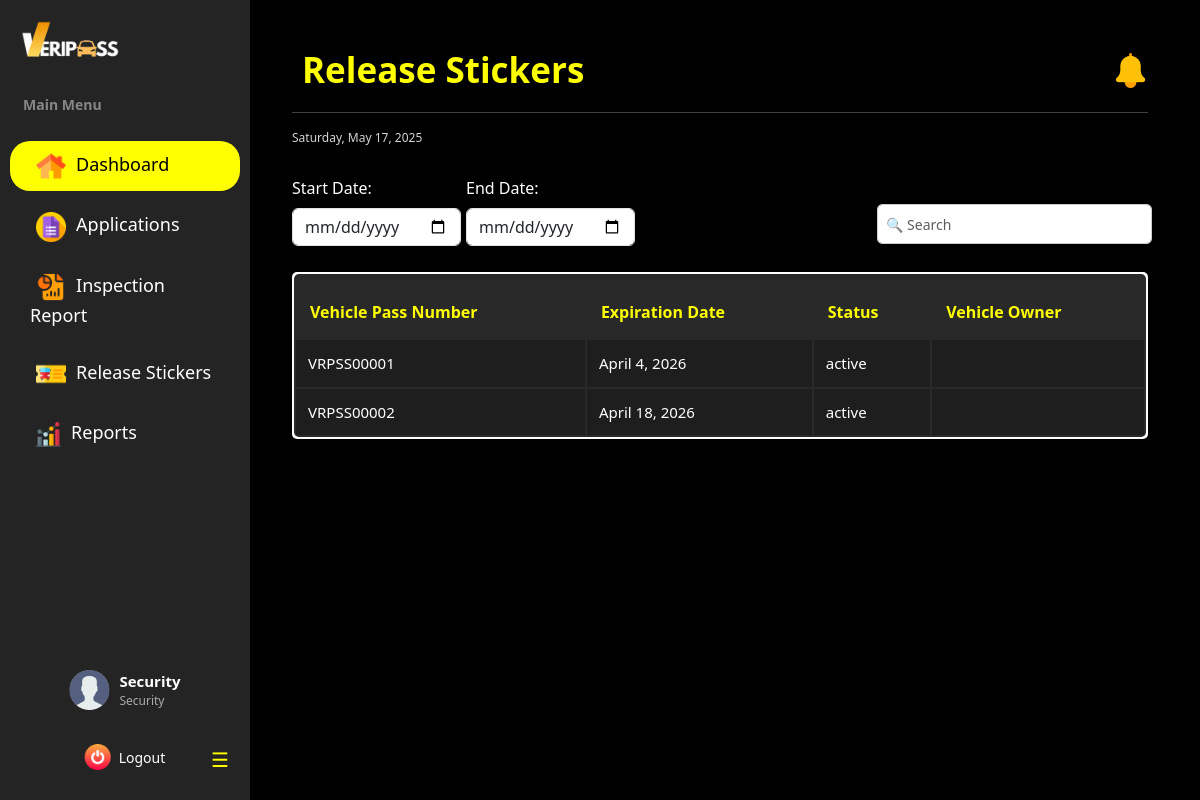
The app's page /dashboard/security/manage_stickers (signed in), older data.
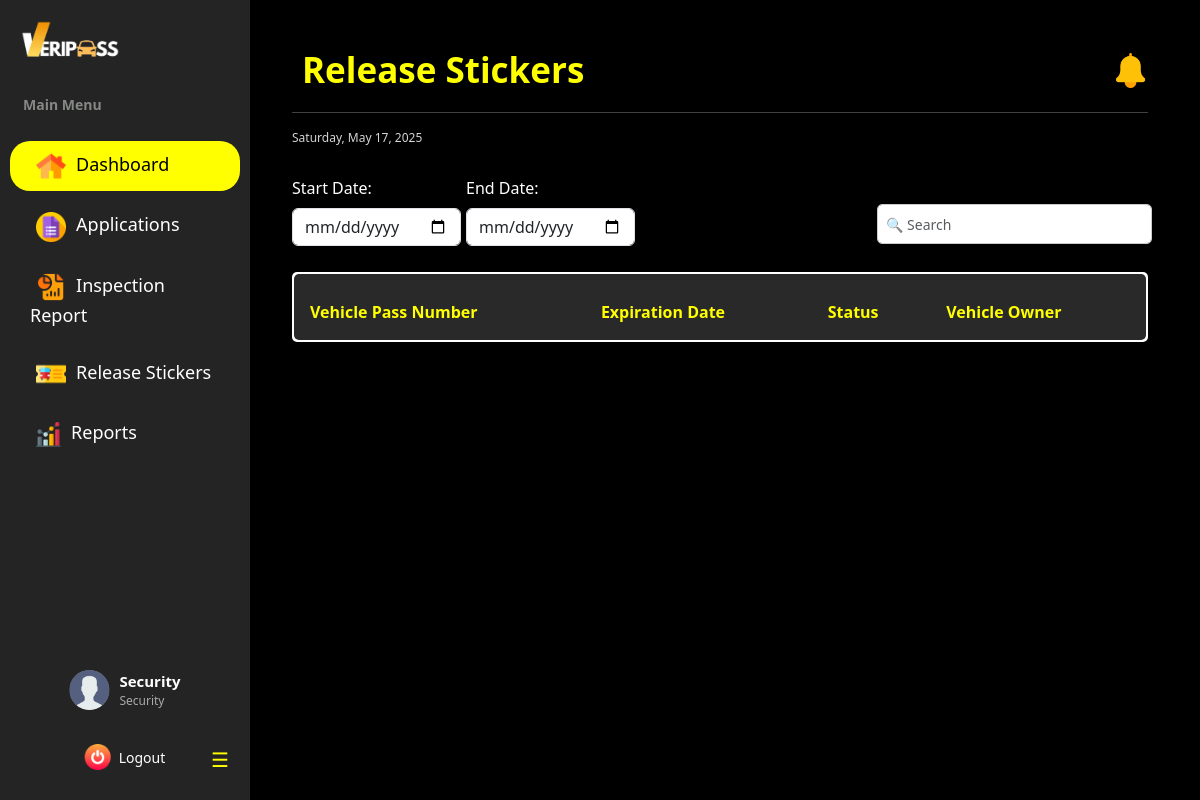
The same page, newer data.
### vehicle_pass/models.py (models this page shows, shortened)
class BaseModel(models.Model):
    created_at = models.DateTimeField(auto_now_add=True, db_index=True)
    updated_at = models.DateTimeField(auto_now=True)
    class Meta:
        abstract = True

class VehiclePass(BaseModel):
    STATUS_CHOICES = [
        ('active', 'Active'),
        ('inactive', 'Inactive'),
        ('revoked', 'Revoked')
    ]
    vehicle = models.OneToOneField(Vehicle, on_delete=models.CASCADE)
    passNumber = models.CharField(max_length=10)
    passExpire = models.DateField()
    status = models.CharField(max_length=10, choices=STATUS_CHOICES)

### vehicle_pass/views.py (the view)
# urls.py: path("dashboard/security/manage_stickers", SecurityViewStickers.as_view() , name="security_manage_stickers"),
class SecurityViewStickers(CustomLoginRequiredMixin, ListView):
    model = VehiclePass
    template_name = 'Security Dashboard/Security_Release_Stickers.html'
    context_object_name = 'stickers'
    paginate_by = 5

### vehicle_pass/authentication.py (called while the page is built)
    def dispatch(self, request, *args, **kwargs):
        if not request.session.get("user_id"): #overrides the django dispatch
            return redirect("login")  #redirect to login if no active on session
        return super().dispatch(request, *args, **kwargs)

### vehicle_pass/context_processors.py (called while the page is built)
def admin_user_context(request):
    if hasattr(request, 'session') and 'user_id' in request.session:
        try:
            user_id = request.session.get('user_id')
            admin_user = UserProfile.objects.get(id=user_id, role='admin')
            admin_name = f"{admin_user.firstname} {admin_user.lastname}"
        except Exception as e:
            admin_name = "Admin"
    else:
        admin_name = "Not Logged In"
    return {'admin_name': admin_name}

def default_user_context(request):
    if hasattr(request, 'session') and 'user_id' in request.session:
        try:
            user_id = request.session.get('user_id')
            default_user = UserProfile.objects.get(id=user_id, role='user')
            user_name = f"{default_user.firstname} {default_user.lastname}"
        except Exception as e:
            user_name = "User"
    else:
        user_name = "Not Logged In"
    return {'user_name': user_name}

### templates/Security Dashboard/Security_Release_Stickers.html (shortened to what this page needs)
{% extends "includes/security_sidebar.html" %}
{% load static %}
{% block extra_css %}
    <link rel="stylesheet" href="{% static 'css/security-dashboard-style.css' %}">
    <link rel="stylesheet" href="{% static 'css/sidebar.css' %}">
{% endblock %}
{% block content %}
<div class="main-content flex-grow-1 ms-uto">
    <div class="container-fluid py-1">
            <div class="d-flex flex-column flex-md-row justify-content-between align-items-start align-items-md-center mb-3">
                <h2 class="title mb-3 mb-md-0">Release Stickers</h2>
                <div class="d-flex align-items-center gap-3">
                    <a href="Announcements.html" class="text-decoration-none text-light position-relative">
                        <img src="{% static 'images/notification.png' %}" alt="Notifications" width="35" height="35">
                    </a>
                </div>
            </div>
        <hr>
        <small><span id="date"></span></small>
        <br>
        <div class="filter-container">
            <div class="mb-3">
                <label for="start-date" class="form-label">Start Date:</label>
                <input type="date" id="start-date" class="form-control">
            </div>
            <div class="mb-3">
                <label for="end-date" class="form-label">End Date:</label>
                <input type="date" id="end-date" class="form-control">
            </div>
            <input class="position-absolute end-0 bottom-10 form-control w-20 me-5 mb-auto" type="text" id="search-bar" placeholder="🔍 Search">
        </div>
        <section class="table-container">
            <table class="release-table">
                <thead>
                    <tr>
                        <th>Vehicle Pass Number</th>
                        <th>Expiration Date</th>
                        <th>Status</th>
                        <th>Vehicle Owner</th>
                    </tr>
                </thead>
                <tbody>
                {% for sticker in stickers %}
                  <tr>
                    <td>{{ sticker.passNumber }}</td>
                    <td>{{ sticker.passExpire }}</td>
                    <td>{{ sticker.status }}</td>
                    <td>
                    </td>
                  </tr>
                  {% endfor %}
                </tbody>
            </table>
        </section>
    </div>
</div>
{% endblock %}

Row changes from the older to the newer data that the page shows:
removed VehiclePass: passNumber "VRPSS00001", passExpire "April 4, 2026", status "active"
removed VehiclePass: passNumber "VRPSS00002", passExpire "April 18, 2026", status "active"
